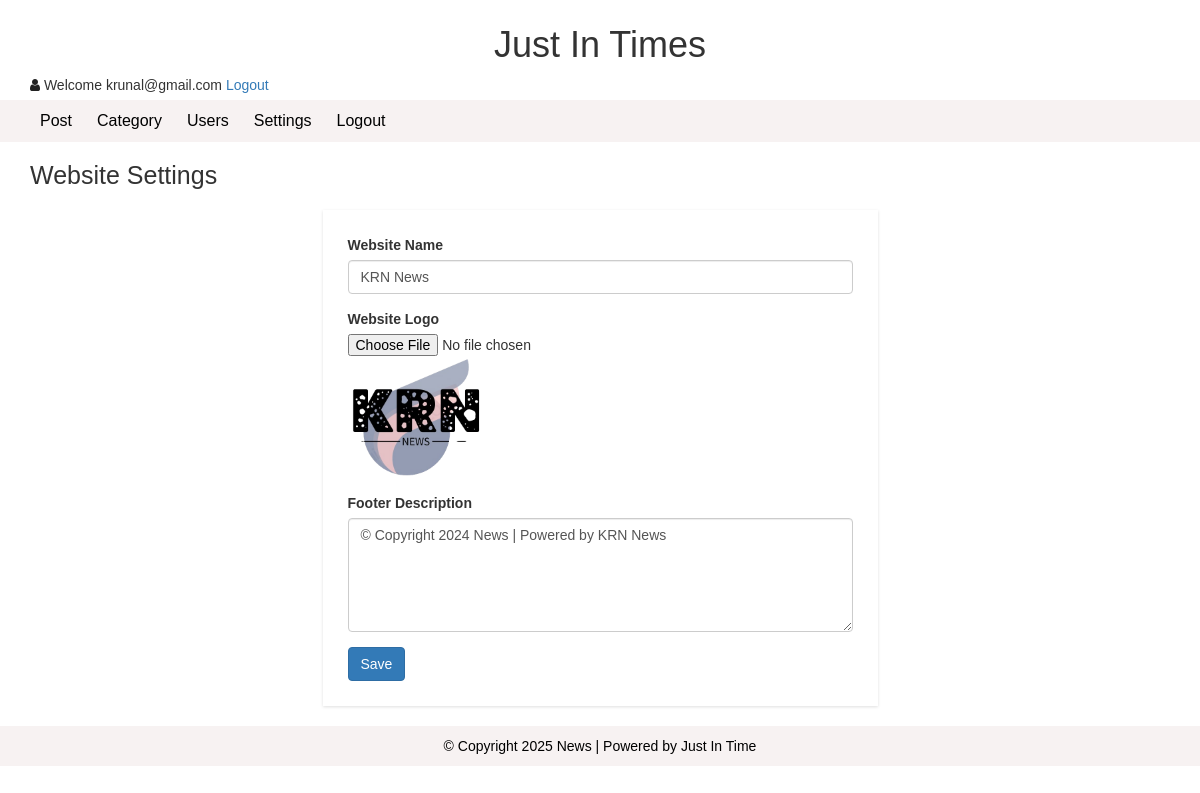
Screenshot of /admin/settings.php (signed in) with the database file from the repository.
### tables this page shows
CREATE TABLE `settings` (
  `id` int(11) NOT NULL,
  `websitename` varchar(60) NOT NULL,
  `logo` varchar(50) NOT NULL,
  `footerdesc` varchar(255) NOT NULL
);

### admin/settings.php (the view, shortened to what this page needs)
<?php include "header.php"; ?>
  <div id="admin-content">
      <div class="container">
         <div class="row">
             <div class="col-md-12">
                 <h1 class="admin-heading">Website Settings</h1>
             </div>
              <div class="col-md-offset-3 col-md-6">
                <?php
                  include "config.php";
                  $sql = "SELECT * FROM settings";
                  $result = mysqli_query($conn, $sql) or die("Website setting does not set.");
                  if(mysqli_num_rows($result) > 0){
                    while($row = mysqli_fetch_assoc($result)) {
                ?>
                  <form  action="save-settings.php" method="POST" enctype="multipart/form-data">
                      <div class="form-group">
                          <label for="website_name">Website Name</label>
                          <input type="text" name="website_name" value="<?php echo $row['websitename']; ?>" class="form-control" autocomplete="off" required>
                      </div>
                      <div class="form-group">
                          <label for="logo">Website Logo</label>
                          <input type="file" name="logo">
                          <img src="images/<?php echo $row['logo']; ?>">
                      </div>
                      <div class="form-group">
                          <label for="footer_desc">Footer Description</label>
                          <textarea name="footer_desc" class="form-control" rows="5" required><?php echo $row['footerdesc']; ?></textarea>
                      </div>
                      <input type="submit" name="submit" class="btn btn-primary" value="Save" required />
                  </form>
                  <?php
                      }
                    }
                  ?>
              </div>
          </div>
      </div>
  </div>
<?php include "footer.php"; ?>

### css/style.css (style rules this page uses)
body { background: #ffffff; font-family: verdana, sans-serif,arial,Helvetica; }
#admin-content { padding: 20px 0; min-height: 550px; }
#admin-content .admin-heading { font-size: 25px; margin: 0 0 20px; }
form { background: #fff; padding: 25px; box-shadow:0 1px 3px rgba(0, 0, 0, 0.13); }
#log,img { width:135px; }

### rows the page displays
settings: website_name "KRN News", logo (picture), footer_desc "© Copyright 2024 News | Powered by KRN News"

### other values shown
$_SESSION["username"] "krunal@gmail.com"
